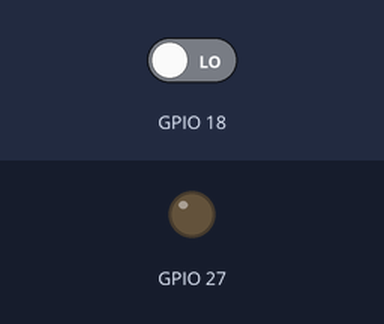
Simulated run of this program. Board: Raspberry Pi (BCM pin numbers). On the bench: output pins drawn as LEDs (lit = HIGH). Inputs (shaded band) come from the test bench; at power-on: GPIO 18 LOW.

Above: at 1.2 s.
1.3 s: GPIO 18 driven HIGH
At 2.4 s:
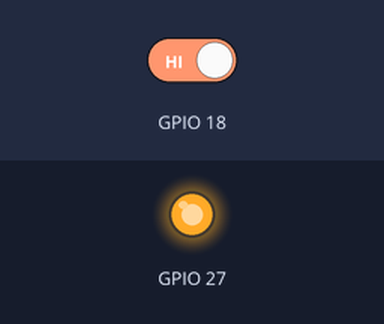
2.8 s: GPIO 18 driven LOW
At 3.9 s:
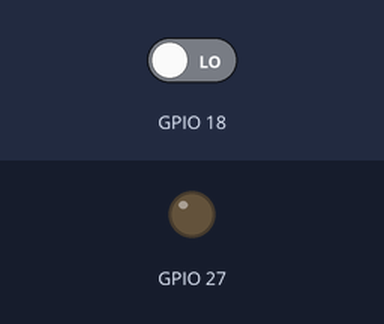
Timing chart, 0 to 5.8 s (numbered marks = the images above; inputs shaded):
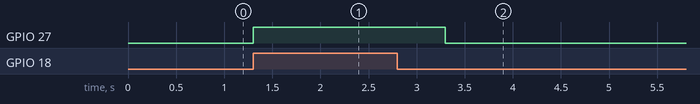

The program:

_gpio_in.py
```python
from time import sleep
import periphery


controller_out = periphery.GPIO("/dev/gpiochip0", 27, "out")

controller_in = periphery.GPIO("/dev/gpiochip0", 18, "in")


while True:
    controller_out.write(False)
    if controller_in.read() == 1:
        controller_out.write(True)
        sleep(2)
```

Measured:
- after the input at 1.3 s, GPIO 27: LOW → HIGH at once
- after the input at 2.8 s, GPIO 27: HIGH → LOW after 0.50 s
